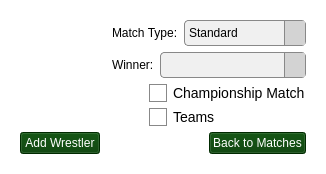
      <widget class="QWidget" name="matchSetup">
       <property name="sizePolicy">
        <sizepolicy hsizetype="Expanding" vsizetype="Expanding">
         <horstretch>0</horstretch>
         <verstretch>0</verstretch>
        </sizepolicy>
       </property>
       <property name="styleSheet">
        <string notr="true">background-color: rgb(255, 255, 255);</string>
       </property>
       <layout class="QFormLayout" name="formLayout">
        <item row="0" column="0" colspan="2">
         <widget class="QWidget" name="matchEditWidget" native="true">
          <property name="sizePolicy">
           <sizepolicy hsizetype="Expanding" vsizetype="Expanding">
            <horstretch>0</horstretch>
            <verstretch>0</verstretch>
           </sizepolicy>
          </property>
          <property name="styleSheet">
           <string notr="true"/>
          </property>
          <layout class="QGridLayout" name="gridLayout_9">
           <item row="4" column="0">
            <layout class="QHBoxLayout" name="horizontalLayout_10">
             <item>
              <widget class="QPushButton" name="addToMatch">
               <property name="sizePolicy">
                <sizepolicy hsizetype="Expanding" vsizetype="Fixed">
                 <horstretch>0</horstretch>
                 <verstretch>0</verstretch>
                </sizepolicy>
               </property>
               <property name="styleSheet">
                <string notr="true">background-color: rgb(0, 59, 0);
color: rgb(255, 255, 255);
font: 20pt &quot;Segoe UI&quot;;</string>
               </property>
               <property name="text">
                <string>Add Wrestler</string>
               </property>
              </widget>
             </item>
            </layout>
           </item>
           <item row="4" column="5">
            <widget class="QPushButton" name="backFromEditMatch">
             <property name="styleSheet">
              <string notr="true">background-color: rgb(0, 59, 0);
color: rgb(255, 255, 255);
font: 20pt &quot;Segoe UI&quot;;</string>
             </property>
             <property name="text">
              <string>Back to Matches</string>
             </property>
            </widget>
           </item>
           <item row="0" column="3" colspan="3">
            <layout class="QHBoxLayout" name="horizontalLayout_8">
             <item>
              <widget class="QLabel" name="matchTypeLabel">
               <property name="sizePolicy">
                <sizepolicy hsizetype="Fixed" vsizetype="Preferred">
                 <horstretch>0</horstretch>
                 <verstretch>0</verstretch>
                </sizepolicy>
               </property>
               <property name="styleSheet">
                <string notr="true">color: rgb(0, 0, 0);
font: 12pt &quot;Segoe UI&quot;;</string>
               </property>
               <property name="text">
                <string>Match Type:</string>
               </property>
              </widget>
             </item>
             <item>
              <widget class="QComboBox" name="matchTypeComboBox">
               <property name="styleSheet">
                <string notr="true">QComboBox {
    background: #f0f0f0;
    border: 1px solid #888;
    padding: 4px;
    border-radius: 4px;
    color: black;
}

QComboBox::drop-down {
    width: 20px;
    border-left: 1px solid #888;
    background: #d3d3d3;
}

QComboBox::down-arrow {
    image: url(:/icons/down-arrow.png);  /* Use an actual icon in your resource file */
    width: 12px;
    height: 12px;
}

QComboBox QAbstractItemView {
    background: white;
    selection-background-color: #0078D7;
    color: black;
    border: 1px solid #888;
}

QCheckBox {
    spacing: 5px;
    font-size: 14px;
    color: black;
}

QCheckBox::indicator {
    width: 16px;
    height: 16px;
}

QCheckBox::indicator:checked {
    image: url(:/icons/checkbox_checked.png); /* Use an actual icon */
}

QCheckBox::indicator:unchecked {
    image: url(:/icons/checkbox_unchecked.png);
}
</string>
               </property>
               <item>
                <property name="text">
                 <string>Standard</string>
                </property>
               </item>
               <item>
                <property name="text">
                 <string>Steel Cage</string>
                </property>
               </item>
               <item>
                <property name="text">
                 <string>Ladder</string>
                </property>
               </item>
               <item>
                <property name="text">
                 <string>Battle Royal</string>
                </property>
               </item>
              </widget>
             </item>
            </layout>
           </item>
           <item row="1" column="3" rowspan="2" colspan="3">
            <layout class="QHBoxLayout" name="horizontalLayout_9">
             <item>
              <widget class="QLabel" name="winnerLabel">
               <property name="sizePolicy">
                <sizepolicy hsizetype="Fixed" vsizetype="Preferred">
                 <horstretch>0</horstretch>
                 <verstretch>0</verstretch>
                </sizepolicy>
               </property>
               <property name="styleSheet">
                <string notr="true">color: rgb(0, 0, 0);
font: 12pt &quot;Segoe UI&quot;;</string>
               </property>
               <property name="text">
                <string>Winner:</string>
               </property>
              </widget>
             </item>
             <item>
              <widget class="QComboBox" name="winnerComboBox">
               <property name="styleSheet">
                <string notr="true">QComboBox {
    background: #f0f0f0;
    border: 1px solid #888;
    padding: 4px;
    border-radius: 4px;
    color: black;
}

QComboBox::drop-down {
    width: 20px;
    border-left: 1px solid #888;
    background: #d3d3d3;
}

QComboBox::down-arrow {
    image: url(:/icons/down-arrow.png);  /* Use an actual icon in your resource file */
    width: 12px;
    height: 12px;
}

QComboBox QAbstractItemView {
    background: white;
    selection-background-color: #0078D7;
    color: black;
    border: 1px solid #888;
}

QCheckBox {
    spacing: 5px;
    font-size: 14px;
    color: black;
}

QCheckBox::indicator {
    width: 16px;
    height: 16px;
}

QCheckBox::indicator:checked {
    image: url(:/icons/checkbox_checked.png); /* Use an actual icon */
}

QCheckBox::indicator:unchecked {
    image: url(:/icons/checkbox_unchecked.png);
}
</string>
               </property>
              </widget>
             </item>
            </layout>
           </item>
           <item row="3" column="4" colspan="2">
            <layout class="QVBoxLayout" name="verticalLayout_8">
             <item>
              <widget class="QCheckBox" name="champCheckBox">
               <property name="styleSheet">
                <string notr="true">QCheckBox {
    color: black;
    font-size: 14px;
}
QCheckBox::indicator {
    width: 16px;  
    height: 16px;  
    border: 1px solid #888;  
    background: white;       
}
QCheckBox::indicator:checked {
    background: #0078D7;
    border: 1px solid #0055A4; 
}</string>
               </property>
               <property name="text">
                <string>Championship Match</string>
               </property>
              </widget>
             </item>
             <item>
              <widget class="QCheckBox" name="teamCheckBox">
               <property name="styleSheet">
                <string notr="true">QCheckBox {
    color: black;
    font-size: 14px;
}
QCheckBox::indicator {
    width: 16px;  
    height: 16px;  
    border: 1px solid #888;  
    background: white;       
}
QCheckBox::indicator:checked {
    background: #0078D7;
    border: 1px solid #0055A4; 
}</string>
               </property>
               <property name="text">
                <string>Teams</string>
               </property>
              </widget>
             </item>
            </layout>
           </item>
           <item row="0" column="0" rowspan="4" colspan="2">
            <widget class="QWidget" name="participantWidget" native="true">
             <property name="sizePolicy">
              <sizepolicy hsizetype="Expanding" vsizetype="Expanding">
               <horstretch>0</horstretch>
               <verstretch>0</verstretch>
              </sizepolicy>
             </property>
             <property name="styleSheet">
              <string notr="true"/>
             </property>
             <layout class="QVBoxLayout" name="verticalLayout_18">
              <item>
               <widget class="QWidget" name="participantLayout" native="true">
                <property name="sizePolicy">
                 <sizepolicy hsizetype="Expanding" vsizetype="Expanding">
                  <horstretch>0</horstretch>
                  <verstretch>0</verstretch>
                 </sizepolicy>
                </property>
                <property name="styleSheet">
                 <string notr="true"/>
                </property>
                <layout class="QGridLayout" name="participantGridLayout"/>
               </widget>
              </item>
             </layout>
            </widget>
           </item>
          </layout>
         </widget>
        </item>
       </layout>
      </widget>
